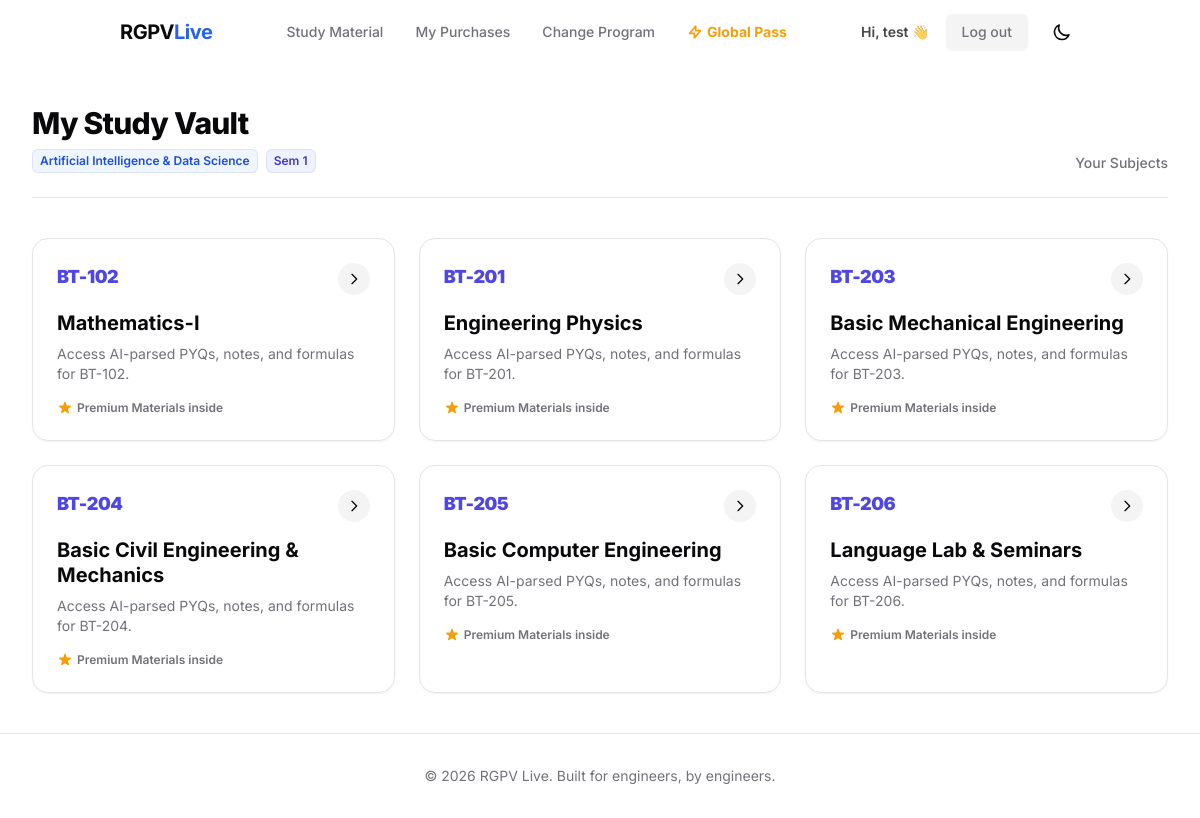
The page /dashboard/ (signed in) on the database its author committed.
### apps/users/models.py (models this page shows, shortened)
class User(AbstractUser):
    phone_number = models.CharField(max_length=15, blank=True, null=True)
    preferred_branch = models.ForeignKey(
        'academics.Branch',
        on_delete=models.SET_NULL,
        null=True,
        blank=True,
        related_name='users'
    )
    preferred_semester = models.ForeignKey(
        'academics.Semester',
        on_delete=models.SET_NULL,
        null=True,
        blank=True,
        related_name='users'
    )
    active_subscription_valid_until = models.DateField(null=True, blank=True)

### apps/academics/models.py (models this page shows, shortened)
class Branch(models.Model):
    name = models.CharField(max_length=100, unique=True, help_text="e.g., Computer Science & Engineering")
    code = models.CharField(max_length=20, unique=True, help_text="e.g., CSE")
    is_active = models.BooleanField(default=True)
    class Meta:
        verbose_name_plural = "Branches"

class Semester(models.Model):
    number = models.PositiveSmallIntegerField(unique=True, help_text="1 to 8")
    is_active = models.BooleanField(default=True)

class Subject(models.Model):
    branch = models.ForeignKey(Branch, on_delete=models.CASCADE, related_name='subjects')
    semester = models.ForeignKey(Semester, on_delete=models.CASCADE, related_name='subjects')
    code = models.CharField(max_length=20, help_text="e.g., CS-402")
    name = models.CharField(max_length=200)
    description = models.TextField(blank=True)
    is_active = models.BooleanField(default=True)
    class Meta:
        unique_together = ('branch', 'semester', 'code')

### apps/users/views.py (the view)
# urls.py: path('dashboard/', views.user_dashboard, name='dashboard'),
@login_required
def user_dashboard(request):
    user = request.user
    if not user.preferred_branch or not user.preferred_semester:
        return redirect('onboarding')
    subjects = Subject.objects.filter(
        branch=user.preferred_branch,
        semester=user.preferred_semester
    ).order_by('code')
    return render(request, 'users/dashboard.html', {
        'subjects': subjects,
        'user_branch': user.preferred_branch,
        'user_sem': user.preferred_semester
    })

### templates/users/dashboard.html (shortened to what this page needs)
{% extends "base.html" %}
{% block content %}
<div class="max-w-7xl mx-auto py-10 px-4 sm:px-6 lg:px-8">
    <div class="mb-10 flex flex-col md:flex-row md:items-end justify-between border-b border-border pb-6 gap-4">
        <div>
            <h1 class="text-3xl font-extrabold tracking-tight mb-2">My Study Vault</h1>
            <div class="flex flex-wrap items-center gap-2">
                <span class="inline-flex items-center rounded-md bg-blue-50 dark:bg-blue-400/10 px-2 py-1 text-xs font-semibold text-blue-700 dark:text-blue-400 ring-1 ring-inset ring-blue-700/10 dark:ring-blue-400/30">
                    {{ user_branch.name }}
                </span>
                <span class="inline-flex items-center rounded-md bg-indigo-50 dark:bg-indigo-400/10 px-2 py-1 text-xs font-semibold text-indigo-700 dark:text-indigo-400 ring-1 ring-inset ring-indigo-700/10 dark:ring-indigo-400/30">
                    Sem {{ user_sem.number }}
                </span>
            </div>
        </div>
        <div class="text-muted-foreground text-sm font-medium">
            Your Subjects
        </div>
    </div>
        <div class="grid grid-cols-1 md:grid-cols-2 lg:grid-cols-3 gap-6">
            {% for subject in subjects %}
            <a href="{% url 'subject_dashboard' subject.id %}" class="group block bg-card text-card-foreground p-6 rounded-2xl border border-border shadow-sm hover:shadow-md hover:border-primary/30 transition-all duration-300 relative overflow-hidden">
                <div class="flex justify-between items-start mb-4 relative z-10">
                    <span class="text-lg font-black text-indigo-600 dark:text-indigo-400 tracking-tight">{{ subject.code }}</span>
                    <div class="w-8 h-8 rounded-full bg-muted flex items-center justify-center group-hover:bg-primary group-hover:text-primary-foreground transition-colors">
                        <svg class="w-4 h-4" fill="none" viewBox="0 0 24 24" stroke="currentColor"><path stroke-linecap="round" stroke-linejoin="round" stroke-width="2" d="M9 5l7 7-7 7"></path></svg>
                    </div>
                </div>
                <h3 class="text-xl font-bold mb-2 text-foreground leading-tight group-hover:text-indigo-600 dark:group-hover:text-indigo-400 transition-colors">{{ subject.name }}</h3>
                <p class="text-sm text-muted-foreground mb-4 line-clamp-2">Access AI-parsed PYQs, notes, and formulas for {{ subject.code }}.</p>
                <div class="flex items-center mt-auto text-xs font-semibold text-muted-foreground">
                    Premium Materials inside
                </div>
            </a>
            {% endfor %}
        </div>
    </div>
{% endblock %}

### templates/base.html (shortened to what this page needs)
<!DOCTYPE html>
<html lang="en" class="h-full {% if request.COOKIES.theme == 'dark' %}dark{% endif %}">
<head>
    <script src="https://cdn.tailwindcss.com"></script>
</head>
<body class="min-h-screen flex flex-col font-sans antialiased bg-background text-foreground transition-colors duration-300">
    <header class="sticky top-0 z-50 w-full glass-nav transition-all duration-300">
        <div class="container mx-auto px-4 sm:px-6 lg:px-8">
            <div class="flex items-center justify-between h-16">
                <div class="flex-shrink-0">
                    <a href="{% if user.is_authenticated %}{% url 'dashboard' %}{% else %}{% url 'home' %}{% endif %}" class="text-xl font-bold tracking-tight">
                        RGPV<span class="text-blue-600 dark:text-blue-400">Live</span>
                    </a>
                </div>
                <nav class="hidden md:flex md:space-x-8 items-center">
                    <a href="{% if user.is_authenticated %}{% url 'dashboard' %}{% else %}{% url 'home' %}{% endif %}" class="text-sm font-medium text-muted-foreground hover:text-foreground transition-colors">
                        Study Material
                    </a>
                    {% if user.is_authenticated %}
                    <a href="{% url 'user_purchases' %}" class="text-sm font-medium text-muted-foreground hover:text-foreground transition-colors flex items-center">
                        My Purchases
                    </a>
                    <a href="/onboarding/" class="text-sm font-medium text-muted-foreground hover:text-foreground transition-colors">
                        Change Program
                    </a>
                    {% else %}
                    <a href="#" class="text-sm font-medium text-muted-foreground hover:text-foreground transition-colors">PYQs</a>
                    {% endif %}
                    <a href="#" class="text-sm font-bold text-amber-500 hover:text-amber-600 transition-colors flex items-center">
                        <svg class="w-4 h-4 mr-1" fill="none" viewBox="0 0 24 24" stroke="currentColor"><path stroke-linecap="round" stroke-linejoin="round" stroke-width="2.5" d="M13 10V3L4 14h7v7l9-11h-7z"></path></svg>
                        Global Pass
                    </a>
                </nav>
                <div class="hidden md:flex items-center space-x-4">
                    {% if user.is_authenticated %}
                        <div class="flex items-center space-x-4">
                            <span class="text-sm font-semibold text-primary/80">Hi, {{ user.username }} 👋</span>
                            <a href="{% url 'logout' %}" class="bg-muted text-muted-foreground hover:bg-muted/80 px-4 py-2 rounded-md text-sm font-medium transition-colors shadow-sm">
                                Log out
                            </a>
                        </div>
                    {% else %}
                        <a href="{% url 'login' %}" class="text-sm font-medium hover:text-foreground transition-colors">Log in</a>
                        <a href="{% url 'signup' %}" class="bg-primary text-primary-foreground hover:bg-primary/90 px-4 py-2 rounded-md text-sm font-medium transition-colors shadow-sm">
                            Sign up
                        </a>
                    {% endif %}
                    <button id="themeToggle" class="p-2 rounded-full hover:bg-muted transition-colors">
                        <svg class="w-5 h-5 dark:hidden" fill="none" viewBox="0 0 24 24" stroke="currentColor"><path stroke-linecap="round" stroke-linejoin="round" stroke-width="2" d="M20.354 15.354A9 9 0 018.646 3.646 9.003 9.003 0 0012 21a9.003 9.003 0 008.354-5.646z"></path></svg>
                    </button>
                </div>
            </div>
        </div>
    </header>
    <main class="flex-grow">
        {% block content %}{% endblock %}
    </main>
    <footer class="border-t border-border mt-auto py-8">
        <div class="container mx-auto px-4 text-center text-sm text-muted-foreground">
            &copy; 2026 RGPV Live. Built for engineers, by engineers.
        </div>
    </footer>
</body>
</html>

### templates/base.html (style rules this page uses)
.glass-nav { background: rgba(255, 255, 255, 0.7); backdrop-filter: blur(12px); -webkit-backdrop-filter: blur(12px); border-bottom: 1px solid rgba(255, 255, 255, 0.2); }

### rows shown on the page
User: username "test"
Branch: name "Artificial Intelligence & Data Science"
Semester: number "1"
Subject: code "BT-102", name "Mathematics-I"
Subject: code "BT-201", name "Engineering Physics"
Subject: code "BT-203", name "Basic Mechanical Engineering"
Subject: code "BT-204", name "Basic Civil Engineering & Mechanics"
Subject: code "BT-205", name "Basic Computer Engineering"
Subject: code "BT-206", name "Language Lab & Seminars"
